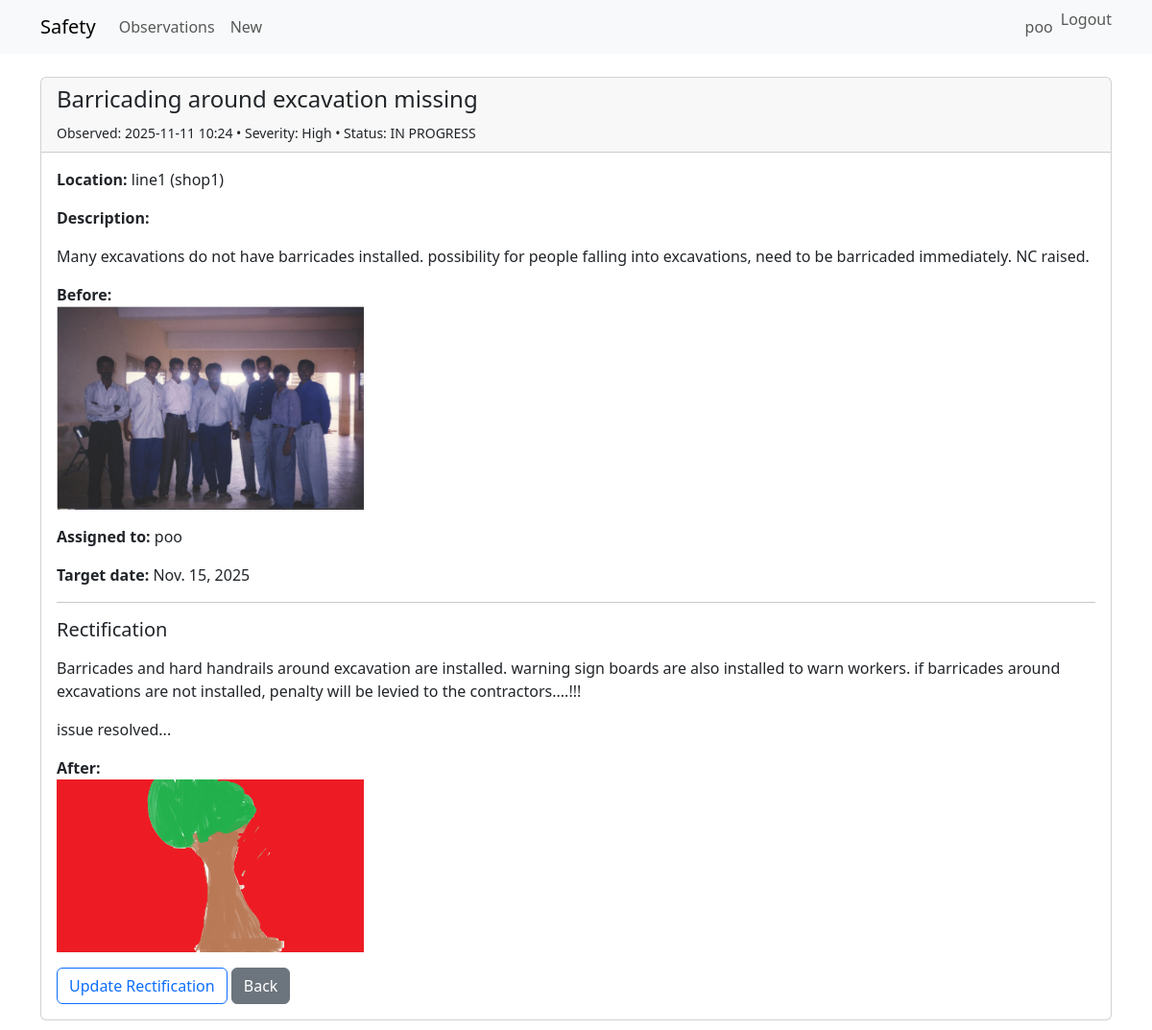
The app's page /2/ (signed in) with its own data.
### users/models.py (models this page shows)
class CustomUser(AbstractUser):
    is_observer = models.BooleanField(default=False)
    is_action_owner = models.BooleanField(default=False)
    is_safety_manager = models.BooleanField(default=False)
    def __str__(self):
        return self.get_full_name() or self.username

### observations/models.py (models this page shows, shortened)
class Observation(models.Model):
    SEVERITY_CHOICES = [
        ('LOW','Low'),
        ('MEDIUM','Medium'),
        ('HIGH','High'),
    ]
    STATUS_CHOICES = [
        ('OPEN','Open'),
        ('IN_PROGRESS','In Progress'),
        ('AWAITING_VERIFICATION','Awaiting Verification'),
        ('CLOSED','Closed'),
    ]
    location = models.ForeignKey(Location, on_delete=models.PROTECT, related_name='observations')
    observer = models.ForeignKey(settings.AUTH_USER_MODEL, on_delete=models.SET_NULL, null=True, related_name='observed')
    date_observed = models.DateTimeField(default=timezone.now)
    title = models.CharField(max_length=255)
    description = models.TextField()
    severity = models.CharField(max_length=10, choices=SEVERITY_CHOICES, default='LOW')
    photo_before = models.ImageField(upload_to='observations/before/', blank=True, null=True)
    assigned_to = models.ForeignKey(settings.AUTH_USER_MODEL, on_delete=models.SET_NULL, null=True, blank=True, related_name='assigned_observations')
    status = models.CharField(max_length=30, choices=STATUS_CHOICES, default='OPEN')
    target_date = models.DateField(null=True, blank=True)
    rectification_details = models.TextField(blank=True)
    photo_after = models.ImageField(upload_to='observations/after/', blank=True, null=True)
    date_closed = models.DateTimeField(null=True, blank=True)
    verification_comment = models.TextField(blank=True, null=True)

class Location(models.Model):
    name = models.CharField(max_length=200)
    area = models.CharField(max_length=200, blank=True)
    facility = models.CharField(max_length=200, blank=True)
    def __str__(self):
        return f"{self.name} ({self.area})" if self.area else self.name

### observations/views.py (the view)
# urls.py: path('<int:pk>/', views.ObservationDetailView.as_view(), name='detail'),
class ObservationDetailView(LoginRequiredMixin, DetailView):
    model = Observation
    template_name = 'observations/observation_detail.html'

### observations/templates/observations/observation_detail.html (shortened to what this page needs)
{% extends 'base.html' %}
{% load crispy_forms_tags %}
{% block content %}
  <div class="card mb-3">
    <div class="card-header">
      <h4>{{ object.title }}</h4>
      <small>Observed: {{ object.date_observed|date:"Y-m-d H:i" }} • Severity: {{ object.get_severity_display }} • Status: {{ object.get_status_display }}</small>
    </div>
    <div class="card-body">
      <p><strong>Location:</strong> {{ object.location }}</p>
      <p><strong>Description:</strong><br/>{{ object.description|linebreaks }}</p>
      {% if object.photo_before %}
        <div class="mb-3">
          <strong>Before:</strong><br>
          <img src="{{ object.photo_before.url }}" alt="before" class="img-fluid" style="max-width:320px;">
        </div>
      {% endif %}
      <p><strong>Assigned to:</strong> {{ object.assigned_to }}</p>
      <p><strong>Target date:</strong> {{ object.target_date }}</p>
      <hr>
      <h5>Rectification</h5>
      {% if object.rectification_details %}
        <p>{{ object.rectification_details|linebreaks }}</p>
        {% if object.photo_after %}
          <div class="mb-3">
            <strong>After:</strong><br>
            <img src="{{ object.photo_after.url }}" alt="after" class="img-fluid" style="max-width:320px;">
          </div>
        {% endif %}
      {% else %}
        <p class="text-muted">No rectification details yet.</p>
      {% endif %}
      <div class="mt-3">
        {% if user.is_authenticated %}
          {% if object.assigned_to and user == object.assigned_to %}
            <a class="btn btn-outline-primary" href="{% url 'observations:rectify' object.pk %}">Update Rectification</a>
          {% endif %}
        {% endif %}
        <a class="btn btn-secondary" href="{% url 'observations:observation_list' %}">Back</a>
      </div>
    </div>
  </div>
{% endblock %}

### templates/base.html (shortened to what this page needs)
<!doctype html>
<html lang="en">
  <head>
    <link href="https://cdn.jsdelivr.net/npm/bootstrap@5.3.2/dist/css/bootstrap.min.css" rel="stylesheet">
  </head>
  <body>
    <nav class="navbar navbar-expand-lg navbar-light bg-light mb-4">
      <div class="container">
        <a class="navbar-brand" href="{% url 'observations:observation_list' %}">Safety</a>
        <div class="collapse navbar-collapse" id="navmenu">
          <ul class="navbar-nav me-auto">
            <li class="nav-item"><a class="nav-link" href="{% url 'observations:observation_list' %}">Observations</a></li>
            <li class="nav-item"><a class="nav-link" href="{% url 'observations:create' %}">New</a></li>
          </ul>
          <ul class="navbar-nav">
            {% if user.is_authenticated %}
              <li class="nav-item"><a class="nav-link" href="{% url 'users:profile' %}">{{ user.get_full_name|default:user.username }}</a></li>
              <li class="nav-item">
                <form method="post" action="{% url 'logout' %}" style="display: inline;">
                  <button type="submit" class="btn btn-link nav-link" style="padding: 0; border: none; background: none;">
                    Logout
                  </button>
                </form>
              </li>
            {% else %}
              <li class="nav-item"><a class="nav-link" href="{% url 'login' %}">Login</a></li>
            {% endif %}
          </ul>
        </div>
      </div>
    </nav>
    <div class="container">
      {% block content %}{% endblock %}
    </div>
  </body>
</html>

### records on screen
CustomUser: get_full_name "poo"
Observation: title "Barricading around excavation missing", date_observed "2025-11-11 10:24", severity "High", status "IN PROGRESS", location "line1 (shop1)", description "Many excavations do not have barricades installed. possibility for people falling into excavations, need to be barricaded immediately. NC raised.", photo_before (picture), assigned_to "poo", target_date "Nov. 15, 2025", rectification_details "Barricades and hard handrails around excavation are installed. warning sign boards are also installed to warn workers. if barricades around excavations are not installed, penalty will be levied to the contractors....!!! issue resolved...", photo_after (picture)
